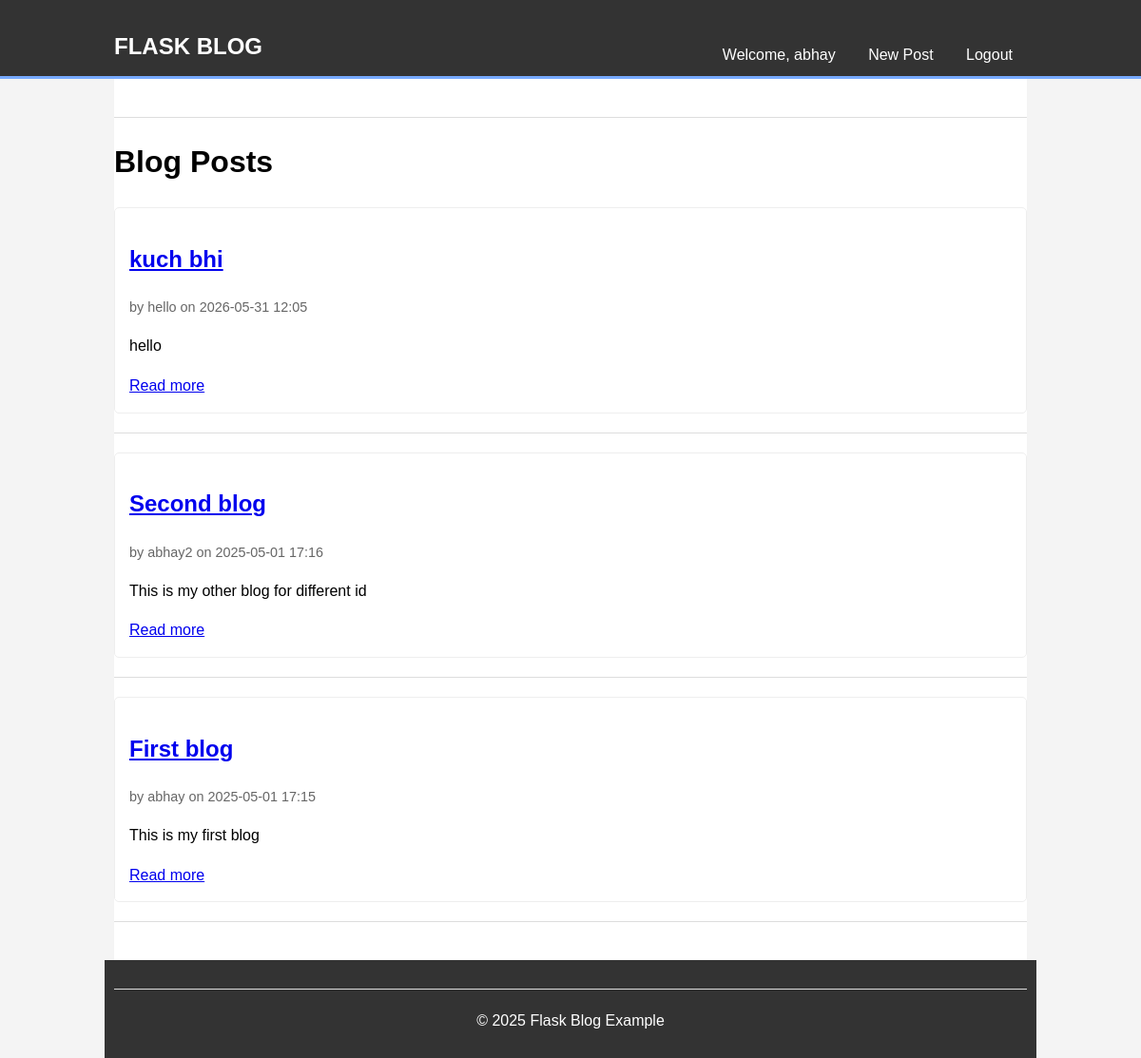
Screenshot of / (signed in) with the database file from the repository.
### models.py (models this page shows, shortened)
class User(db.Model, UserMixin):
    id = db.Column(db.Integer, primary_key=True)
    username = db.Column(db.String(100), unique=True, nullable=False, index=True) # Added index
    password_hash = db.Column(db.String(256), nullable=False) # Store hash, not raw password
    posts = db.relationship('Post', back_populates='author', lazy='dynamic', cascade='all, delete-orphan')
    comments = db.relationship('Comment', back_populates='user', lazy='dynamic', cascade='all, delete-orphan')

class Post(db.Model):
    id = db.Column(db.Integer, primary_key=True)
    title = db.Column(db.String(120), nullable=False)
    content = db.Column(db.Text, nullable=False)
    date_posted = db.Column(db.DateTime, nullable=False, default=lambda: datetime.now(timezone.utc), index=True)
    author_id = db.Column(db.Integer, db.ForeignKey('user.id'), nullable=False)
    author = db.relationship('User', back_populates='posts')
    comments = db.relationship('Comment', back_populates='post', lazy='dynamic', cascade='all, delete-orphan')

### main.py (the view)
@app.route('/')
def index():
    posts = db.session.scalars(db.select(Post).order_by(Post.date_posted.desc())).all()
    return render_template('index.html', posts=posts, title="Home")

### main.py (called while the page is built)
@login_manager.user_loader
def load_user(user_id):
    return db.session.get(User, int(user_id))

### templates/index.html (shortened to what this page needs)
{% extends "base.html" %}
{% block content %}
    <h1>Blog Posts</h1>
    {% if posts %}
        {% for post in posts %}
        <article class="post-summary">
            <h2><a href="{{ url_for('view_post', post_id=post.id) }}">{{ post.title }}</a></h2>
            <p class="post-meta">by {{ post.author.username }} on {{ post.date_posted.strftime('%Y-%m-%d %H:%M') }}</p>
            <p>{{ post.content[:200] }}{% if post.content|length > 200 %}...{% endif %}</p>
            <a href="{{ url_for('view_post', post_id=post.id) }}">Read more</a>
        </article>
        <hr>
        {% endfor %}
    {% endif %}
{% endblock %}

### templates/base.html (shortened to what this page needs)
<!DOCTYPE html>
<html lang="en">
<head>
    <link rel="stylesheet" href="{{ url_for('static', filename='css/style.css') }}">
</head>
<body>
    <header>
      <nav class="container">
        <h1><a href="{{ url_for('index') }}" style="color:inherit; text-decoration:none;">Flask Blog</a></h1>
        <ul>
          {% if current_user.is_authenticated %}
            <li>Welcome, {{ current_user.username }}</li>
            <li><a href="{{ url_for('create_post') }}">New Post</a></li>
            <li><a href="{{ url_for('logout') }}">Logout</a></li>
          {% else %}
            <li><a href="{{ url_for('login') }}">Login</a></li>
            <li><a href="{{ url_for('register') }}">Register</a></li>
          {% endif %}
        </ul>
      </nav>
    </header>
    <main class="container">
      <hr>
      {% block content %}{% endblock %}
    </main>
    <footer class="container">
        <hr>
        <p>© 2025 Flask Blog Example</p>
    </footer>
</body>
</html>

### static/css/style.css (style rules this page uses)
body { font-family: sans-serif; line-height: 1.6; margin: 0; padding: 0; background-color: #f4f4f4; }
.container { width: 80%; margin: auto; overflow: hidden; }
header { background: #333; color: #fff; padding-top: 10px; min-height: 70px; border-bottom: #77aaff 3px solid; }
header h1 a { color: #fff; text-decoration: none; text-transform: uppercase; float: left; }
header nav ul { padding: 0; margin: 0; list-style: none; float: right; margin-top: 15px; }
header nav ul li { display: inline; padding: 0 15px; }
header nav ul li a { color: #fff; text-decoration: none; }
main { padding: 20px 0; background-color: #fff; min-height: 400px; }
footer { background: #333; color: #fff; text-align: center; padding: 10px; margin-top: 20px; }
.post-summary, .post-full, .comment { background: #fff; padding: 15px; margin-bottom: 15px; border: 1px solid #eee; border-radius: 5px; }
.post-meta, .comment p small { color: #666; font-size: 0.9em; }
hr { border: 0; height: 1px; background: #ddd; margin: 20px 0; }

### rows the page displays
User: username "abhay"
Post: title "kuch bhi", author.username "hello", date_posted "2026-05-31 12:05", content "hello"
Post: title "Second blog", author.username "abhay2", date_posted "2025-05-01 17:16", content "This is my other blog for different id"
Post: title "First blog", author.username "abhay", date_posted "2025-05-01 17:15", content "This is my first blog"
